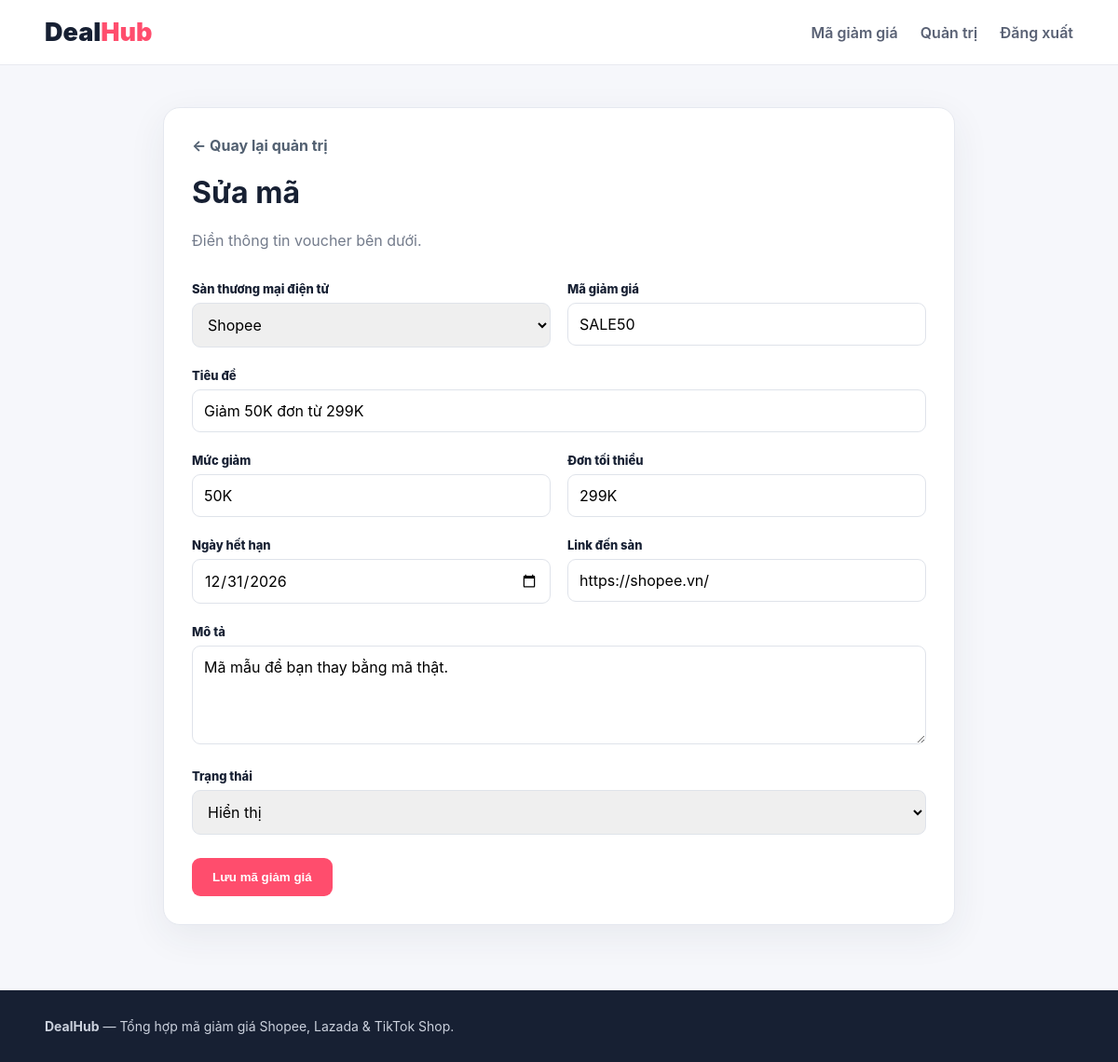
Screenshot of /admin/edit/1 (signed in) with the database file from the repository.
### tables this page shows
CREATE TABLE coupons (
            id INTEGER PRIMARY KEY AUTOINCREMENT,
            platform TEXT NOT NULL,
            title TEXT NOT NULL,
            code TEXT NOT NULL,
            discount TEXT NOT NULL,
            min_order TEXT DEFAULT '',
            expires_at TEXT DEFAULT '',
            link TEXT DEFAULT '',
            description TEXT DEFAULT '',
            active INTEGER DEFAULT 1,
            created_at TEXT NOT NULL
        );

### app.py (the view, shortened to what this page needs)
@app.route("/admin/edit/<int:coupon_id>", methods=["GET", "POST"])
@admin_required
def edit_coupon(coupon_id):
    conn = get_db()
    coupon = conn.execute("SELECT * FROM coupons WHERE id = ?", (coupon_id,)).fetchone()
    if not coupon:
        conn.close()
        return "Không tìm thấy mã.", 404
    conn.close()
    return render_template("coupon_form.html", coupon=coupon, action="Sửa mã")

### app.py (called while the page is built)
def get_db():
    conn = sqlite3.connect(DB)
    conn.row_factory = sqlite3.Row
    return conn

def admin_required(fn):
    @wraps(fn)
    def wrapper(*args, **kwargs):
        if not session.get("admin"):
            return redirect(url_for("login"))
        return fn(*args, **kwargs)
    return wrapper

### templates/coupon_form.html (shortened to what this page needs)
{% extends "base.html" %}
{% block content %}
<div class="form-page container">
    <div class="form-card">
        <a class="back" href="{{ url_for('admin') }}">← Quay lại quản trị</a>
        <h1>{{ action }}</h1>
        <p>Điền thông tin voucher bên dưới.</p>
        <form method="POST">
            <div class="form-grid">
                <div>
                    <label>Sàn thương mại điện tử</label>
                    <select name="platform" required>
                        {% for p in ['Shopee', 'Lazada', 'TikTok Shop'] %}
                        <option value="{{ p }}" {% if coupon and coupon.platform == p %}selected{% endif %}>{{ p }}</option>
                        {% endfor %}
                    </select>
                </div>
                <div>
                    <label>Mã giảm giá</label>
                    <input name="code" required value="{{ coupon.code if coupon else '' }}" placeholder="VD: SALE50">
                </div>
                <div class="wide">
                    <label>Tiêu đề</label>
                    <input name="title" required value="{{ coupon.title if coupon else '' }}" placeholder="Giảm 50K đơn từ 299K">
                </div>
                <div>
                    <label>Mức giảm</label>
                    <input name="discount" required value="{{ coupon.discount if coupon else '' }}" placeholder="50K / 10%">
                </div>
                <div>
                    <label>Đơn tối thiểu</label>
                    <input name="min_order" value="{{ coupon.min_order if coupon else '' }}" placeholder="299K">
                </div>
                <div>
                    <label>Ngày hết hạn</label>
                    <input type="date" name="expires_at" value="{{ coupon.expires_at if coupon else '' }}">
                </div>
                <div>
                    <label>Link đến sàn</label>
                    <input name="link" value="{{ coupon.link if coupon else '' }}" placeholder="https://...">
                </div>
                <div class="wide">
                    <label>Mô tả</label>
                    <textarea name="description" rows="4" placeholder="Điều kiện sử dụng...">{{ coupon.description if coupon else '' }}</textarea>
                </div>
                <div class="wide">
                    <label>Trạng thái</label>
                    <select name="active">
                        <option value="1" {% if not coupon or coupon.active %}selected{% endif %}>Hiển thị</option>
                    </select>
                </div>
            </div>
            <button class="primary">Lưu mã giảm giá</button>
        </form>
    </div>
</div>
{% endblock %}

### static/style.css (style rules this page uses)
* { box-sizing:border-box }
body { margin:0;font-family:Inter,Arial,sans-serif;background:#f6f7fb;color:#172033 }
a { text-decoration:none;color:inherit }
.container { width:min(1120px,92%);margin:auto }
.search button,.primary { border:0;background:#ff4d6d;color:#fff;padding:13px 22px;border-radius:9px;font-weight:800;cursor:pointer }
.auth-card,.form-card { background:#fff;border:1px solid #e5e8ef;border-radius:18px;padding:30px;box-shadow:0 12px 40px #26324a12 }
.auth-card p,.form-card>p { color:#737b8b }
.auth-card label,.form-card label { display:block;font-size:13px;font-weight:800;margin:18px 0 7px }
.auth-card input,.form-card input,.form-card select,.form-card textarea { width:100%;padding:12px;border:1px solid #dfe3ea;border-radius:9px;outline:none;font:inherit }
.form-page { padding:45px 0 70px }
.form-card { max-width:850px;margin:auto }
.back { color:#526071;font-weight:700 }
.form-grid { display:grid;grid-template-columns:1fr 1fr;gap:4px 18px }
.wide { grid-column:1/-1 }
.form-card>.primary,.form-card form>.primary { margin-top:25px }

### rows the page displays
coupons: platform "Shopee", code "SALE50", title "Giảm 50K đơn từ 299K", discount "50K", min_order "299K", expires_at "12/31/2026", link "https://shopee.vn/", description "Mã mẫu để bạn thay bằng mã thật.", active "Hiển thị"

### other values shown
{{ action }} "Sửa mã"
